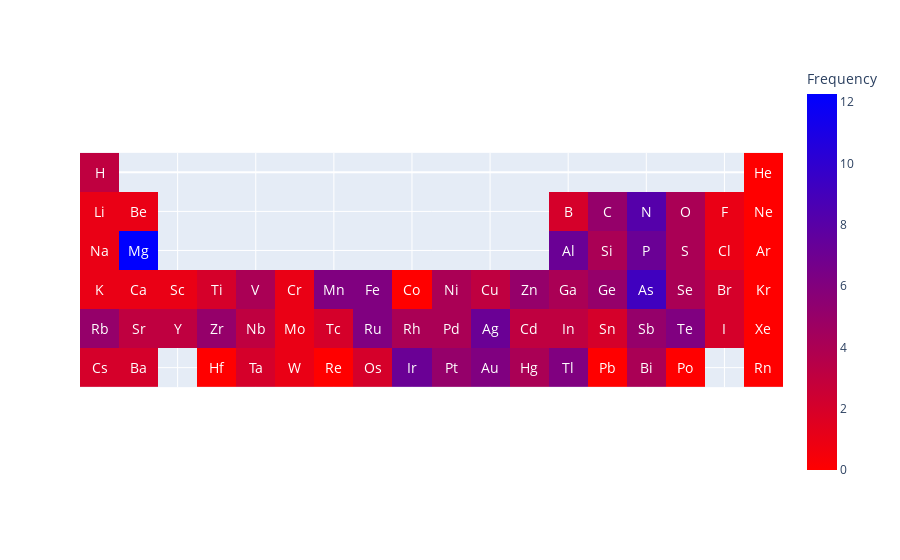

The code cell stored with this chart in its notebook:
### Code cell
labels = dict(color="Frequency")
T = np.empty((6, 18))*np.nan
for elt in PERIODIC_TABLE_INFO:
        ELEMENT_INFO = PERIODIC_TABLE_INFO[elt]
        if ELEMENT_INFO['PTC'] == 'Lant':
            continue
        i, j = ELEMENT_INFO['idx']
        T[i, j] = ELEMENT_INFO['Freq']
        


fig = px.imshow(T,
                labels=labels,
                color_continuous_scale='Bluered_r'
               )
fig.update_xaxes(showticklabels=False).update_yaxes(showticklabels=False)
for elt in PERIODIC_TABLE_INFO:
        ELEMENT_INFO = PERIODIC_TABLE_INFO[elt]
        if ELEMENT_INFO['PTC'] == 'Lant':
            continue
        i, j = ELEMENT_INFO['idx']
        fig.add_annotation(
            x=j,
            y=i,
            text=elt,
            showarrow=False,
            font_size=14, font_color='white')
fig.show()

### Figure 1 — Plotly figure (JSON) as saved in the notebook; plotly's stock layout.template omitted (floating-point values rounded to 4 significant figures)
{"data": [{"coloraxis": "coloraxis", "hovertemplate": "x: %{x}<br>y: %{y}<br>Frequency: %{z}<extra></extra>", "name": "0", "type": "heatmap", "xaxis": "x", "yaxis": "y", "z": [[3.068, null, null, null, null, null, null, null, null, null, null, null, null, null, null, null, null, 0], [1.023, 1.023, null, null, null, null, null, null, null, null, null, null, 2.045, 5.113, 8.18, 4.09, 1.023, 0], [1.023, 12.27, null, null, null, null, null, null, null, null, null, null, 7.158, 4.09, 7.158, 4.09, 1.023, 0], [1.023, 1.023, 1.023, 2.045, 4.09, 1.023, 6.135, 6.135, 0, 4.09, 3.068, 5.113, 4.09, 5.113, 9.203, 4.09, 2.045, 0], [5.113, 3.068, 3.068, 5.113, 3.068, 1.023, 2.045, 6.135, 4.09, 4.09, 7.158, 3.068, 3.068, 2.045, 5.113, 6.135, 2.045, 0], [2.045, 2.045, null, 0, 2.045, 1.023, 0, 2.045, 7.158, 5.113, 6.135, 4.09, 6.135, 0, 4.09, 0, null, 0]]}], "layout": {"annotations": [{"font": {"color": "white", "size": 14}, "showarrow": false, "text": "Ag", "x": 10, "y": 4}, {"font": {"color": "white", "size": 14}, "showarrow": false, "text": "Al", "x": 12, "y": 2}, {"font": {"color": "white", "size": 14}, "showarrow": false, "text": "Ar", "x": 17, "y": 2}, {"font": {"color": "white", "size": 14}, "showarrow": false, "text": "As", "x": 14, "y": 3}, {"font": {"color": "white", "size": 14}, "showarrow": false, "text": "Au", "x": 10, "y": 5}, {"font": {"color": "white", "size": 14}, "showarrow": false, "text": "B", "x": 12, "y": 1}, {"font": {"color": "white", "size": 14}, "showarrow": false, "text": "Ba", "x": 1, "y": 5}, {"font": {"color": "white", "size": 14}, "showarrow": false, "text": "Be", "x": 1, "y": 1}, {"font": {"color": "white", "size": 14}, "showarrow": false, "text": "Bi", "x": 14, "y": 5}, {"font": {"color": "white", "size": 14}, "showarrow": false, "text": "Br", "x": 16, "y": 3}, {"font": {"color": "white", "size": 14}, "showarrow": false, "text": "C", "x": 13, "y": 1}, {"font": {"color": "white", "size": 14}, "showarrow": false, "text": "Ca", "x": 1, "y": 3}, {"font": {"color": "white", "size": 14}, "showarrow": false, "text": "Cd", "x": 11, "y": 4}, {"font": {"color": "white", "size": 14}, "showarrow": false, "text": "Cl", "x": 16, "y": 2}, {"font": {"color": "white", "size": 14}, "showarrow": false, "text": "Co", "x": 8, "y": 3}, {"font": {"color": "white", "size": 14}, "showarrow": false, "text": "Cr", "x": 5, "y": 3}, {"font": {"color": "white", "size": 14}, "showarrow": false, "text": "Cs", "x": 0, "y": 5}, {"font": {"color": "white", "size": 14}, "showarrow": false, "text": "Cu", "x": 10, "y": 3}, {"font": {"color": "white", "size": 14}, "showarrow": false, "text": "F", "x": 16, "y": 1}, {"font": {"color": "white", "size": 14}, "showarrow": false, "text": "Fe", "x": 7, "y": 3}, {"font": {"color": "white", "size": 14}, "showarrow": false, "text": "Ga", "x": 12, "y": 3}, {"font": {"color": "white", "size": 14}, "showarrow": false, "text": "Ge", "x": 13, "y": 3}, {"font": {"color": "white", "size": 14}, "showarrow": false, "text": "H", "x": 0, "y": 0}, {"font": {"color": "white", "size": 14}, "showarrow": false, "text": "He", "x": 17, "y": 0}, {"font": {"color": "white", "size": 14}, "showarrow": false, "text": "Hf", "x": 3, "y": 5}, {"font": {"color": "white", "size": 14}, "showarrow": false, "text": "Hg", "x": 11, "y": 5}, {"font": {"color": "white", "size": 14}, "showarrow": false, "text": "I", "x": 16, "y": 4}, {"font": {"color": "white", "size": 14}, "showarrow": false, "text": "In", "x": 12, "y": 4}, {"font": {"color": "white", "size": 14}, "showarrow": false, "text": "Ir", "x": 8, "y": 5}, {"font": {"color": "white", "size": 14}, "showarrow": false, "text": "K", "x": 0, "y": 3}, {"font": {"color": "white", "size": 14}, "showarrow": false, "text": "Kr", "x": 17, "y": 3}, {"font": {"color": "white", "size": 14}, "showarrow": false, "text": "Li", "x": 0, "y": 1}, {"font": {"color": "white", "size": 14}, "showarrow": false, "text": "Mg", "x": 1, "y": 2}, {"font": {"color": "white", "size": 14}, "showarrow": false, "text": "Mn", "x": 6, "y": 3}, {"font": {"color": "white", "size": 14}, "showarrow": false, "text": "Mo", "x": 5, "y": 4}, {"font": {"color": "white", "size": 14}, "showarrow": false, "text": "N", "x": 14, "y": 1}, {"font": {"color": "white", "size": 14}, "showarrow": false, "text": "Na", "x": 0, "y": 2}, {"font": {"color": "white", "size": 14}, "showarrow": false, "text": "Nb", "x": 4, "y": 4}, {"font": {"color": "white", "size": 14}, "showarrow": false, "text": "Ne", "x": 17, "y": 1}, {"font": {"color": "white", "size": 14}, "showarrow": false, "text": "Ni", "x": 9, "y": 3}, {"font": {"color": "white", "size": 14}, "showarrow": false, "text": "O", "x": 15, "y": 1}, {"font": {"color": "white", "size": 14}, "showarrow": false, "text": "Os", "x": 7, "y": 5}, {"font": {"color": "white", "size": 14}, "showarrow": false, "text": "P", "x": 14, "y": 2}, {"font": {"color": "white", "size": 14}, "showarrow": false, "text": "Pb", "x": 13, "y": 5}, {"font": {"color": "white", "size": 14}, "showarrow": false, "text": "Pd", "x": 9, "y": 4}, {"font": {"color": "white", "size": 14}, "showarrow": false, "text": "Po", "x": 15, "y": 5}, {"font": {"color": "white", "size": 14}, "showarrow": false, "text": "Pt", "x": 9, "y": 5}, {"font": {"color": "white", "size": 14}, "showarrow": false, "text": "Rb", "x": 0, "y": 4}, {"font": {"color": "white", "size": 14}, "showarrow": false, "text": "Re", "x": 6, "y": 5}, {"font": {"color": "white", "size": 14}, "showarrow": false, "text": "Rh", "x": 8, "y": 4}, {"font": {"color": "white", "size": 14}, "showarrow": false, "text": "Rn", "x": 17, "y": 5}, {"font": {"color": "white", "size": 14}, "showarrow": false, "text": "Ru", "x": 7, "y": 4}, {"font": {"color": "white", "size": 14}, "showarrow": false, "text": "S", "x": 15, "y": 2}, {"font": {"color": "white", "size": 14}, "showarrow": false, "text": "Sb", "x": 14, "y": 4}, {"font": {"color": "white", "size": 14}, "showarrow": false, "text": "Sc", "x": 2, "y": 3}, {"font": {"color": "white", "size": 14}, "showarrow": false, "text": "Se", "x": 15, "y": 3}, {"font": {"color": "white", "size": 14}, "showarrow": false, "text": "Si", "x": 13, "y": 2}, {"font": {"color": "white", "size": 14}, "showarrow": false, "text": "Sn", "x": 13, "y": 4}, {"font": {"color": "white", "size": 14}, "showarrow": false, "text": "Sr", "x": 1, "y": 4}, {"font": {"color": "white", "size": 14}, "showarrow": false, "text": "Ta", "x": 4, "y": 5}, {"font": {"color": "white", "size": 14}, "showarrow": false, "text": "Tc", "x": 6, "y": 4}, {"font": {"color": "white", "size": 14}, "showarrow": false, "text": "Te", "x": 15, "y": 4}, {"font": {"color": "white", "size": 14}, "showarrow": false, "text": "Ti", "x": 3, "y": 3}, {"font": {"color": "white", "size": 14}, "showarrow": false, "text": "Tl", "x": 12, "y": 5}, {"font": {"color": "white", "size": 14}, "showarrow": false, "text": "V", "x": 4, "y": 3}, {"font": {"color": "white", "size": 14}, "showarrow": false, "text": "W", "x": 5, "y": 5}, {"font": {"color": "white", "size": 14}, "showarrow": false, "text": "Xe", "x": 17, "y": 4}, {"font": {"color": "white", "size": 14}, "showarrow": false, "text": "Y", "x": 2, "y": 4}, {"font": {"color": "white", "size": 14}, "showarrow": false, "text": "Zn", "x": 11, "y": 3}, {"font": {"color": "white", "size": 14}, "showarrow": false, "text": "Zr", "x": 3, "y": 4}], "coloraxis": {"colorbar": {"title": {"text": "Frequency"}}, "colorscale": [[0, "rgb(255,0,0)"], [1, "rgb(0,0,255)"]]}, "margin": {"t": 60}, "xaxis": {"anchor": "y", "constrain": "domain", "domain": [0, 1], "scaleanchor": "y", "showticklabels": false}, "yaxis": {"anchor": "x", "autorange": "reversed", "constrain": "domain", "domain": [0, 1], "showticklabels": false}}}
